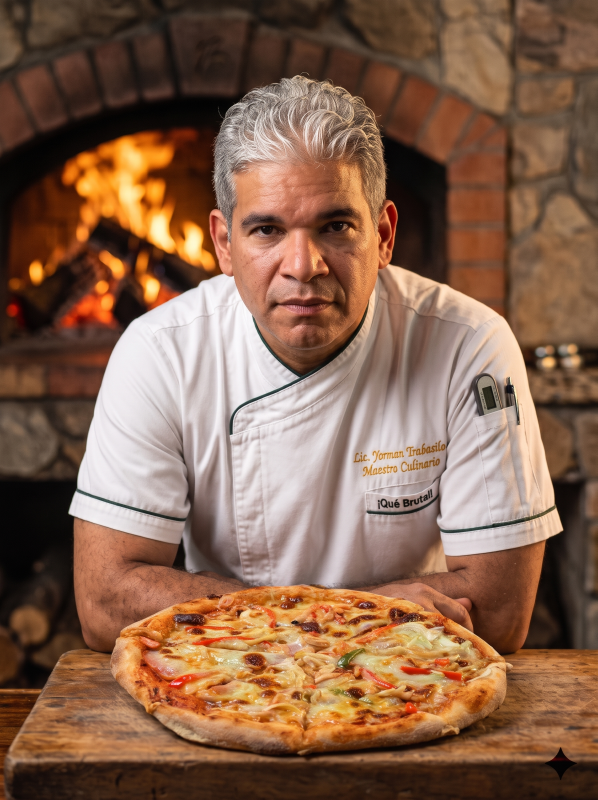
#> input picture Gemini_Generated_Image_p0rb6kp0rb6kp0rb.jpg, 1792 x 2400 px (shown at 1/3 size)
$ python optimize_web_image.py -i ../Gemini_Generated_Image_p0rb6kp0rb6kp0rb.jpg -o out.png
#> lines starting #> are read from the running program, lines starting #| are printed output that depends on the picture
#> in optimize_image, raw_img is the input picture: PIL image 1792x2400 RGB; mean R, G, B 134.8, 99.7, 77.8
#!/usr/bin/env python3
# -*- coding: utf-8 -*-
"""
========================================================================================
MOTOR DE PROCESAMIENTO Y CALIBRACIÓN DE IMÁGENES WEB — PLATAFORMA YORMAN TRABASILO
SKILL: skill-optimizacion-imagenes-plataforma-yorman (SKILL-017)
DIRECTOR: Lic. Yorman Antonio Trabasilo González
ESTÁNDAR: Resampling LANCZOS, cero aliasing, cero distorsión, preservación de textura
========================================================================================
"""

import os
import sys
import argparse
from PIL import Image, ImageOps

# Resoluciones canónicas calibradas para la plataforma
PRESETS = {
    "hero": {
        "width": 764,
        "height": 1024,
        "aspect_ratio": 3 / 4,
        "quality": 96,
        "description": "Retrato Principal Hero (Proporción 3:4, rostro, filipina y horno sin aliasing)"
    },
    "bio": {
        "width": 600,
        "height": 800,
        "aspect_ratio": 3 / 4,
        "quality": 95,
        "description": "Retrato de Trayectoria Curricular (Proporción 3:4)"
    },
    "recipe": {
        "width": 800,
        "height": 533,
        "aspect_ratio": 3 / 2,
        "quality": 92,
        "description": "Tarjeta de Receta Gastronómica (Proporción 3:2 apaisado)"
    },
    "modal": {
        "width": 1200,
        "height": 800,
        "aspect_ratio": 3 / 2,
        "quality": 94,
        "description": "Ficha Técnica Ampliada / Modal Gastronómico"
    },
    "square": {
        "width": 600,
        "height": 600,
        "aspect_ratio": 1 / 1,
        "quality": 95,
        "description": "Iconografía / Reseñas / Perfiles Cuadrados"
    }
}

def detect_and_crop_black_bars(img, threshold=15):
    """
    Detecta y recorta franjas negras superior e inferior si la imagen
    proviene de una captura de pantalla móvil.
    """
#> called with threshold = 15
    gray = img.convert("L")
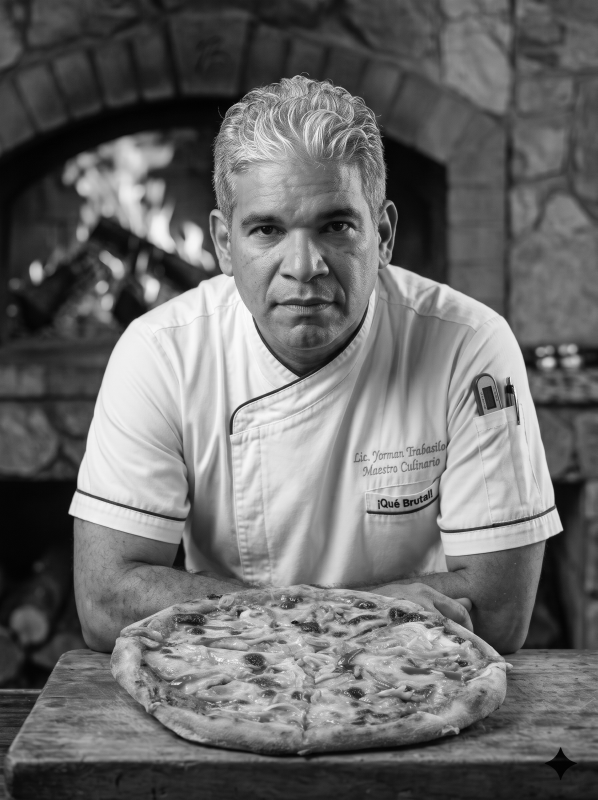
#> gray: PIL image 1792x2400 L (shown at 1/3 size); min 0, max 254, mean 107.7
    w, h = gray.size
#> w = 1792; h = 2400

    top = 0
    for y in range(h):
        sample = [gray.getpixel((x, y)) for x in range(0, w, 15)]
        if (sum(sample) / len(sample)) > threshold:
            top = y
            break

    bottom = h
#> bottom = 2400
    for y in range(h - 1, -1, -1):
        sample = [gray.getpixel((x, y)) for x in range(0, w, 15)]
        if (sum(sample) / len(sample)) > threshold:
            bottom = y + 1
            break

    if top > int(h * 0.05) or (h - bottom) > int(h * 0.05):
        print(f"[*] Bandas negras detectadas y recortadas: Superior={top}px, Inferior={h - bottom}px")
        return img.crop((0, top, w, bottom))
    return img

def fit_to_aspect_ratio(img, target_ratio):
    """
    Ajusta la imagen a la relación de aspecto objetivo recortando sutilmente
    las orillas excedentes (centrado inteligente o anclado arriba para retratos).
    """
#> called with target_ratio = 0.746
    w, h = img.size
#> w = 1792; h = 2400
    current_ratio = w / h
#> current_ratio = 0.747

    # Si la diferencia es mínima (< 2%), no se recorta
    if abs(current_ratio - target_ratio) < 0.02:
        return img

    if current_ratio > target_ratio:
        # La imagen es más ancha de lo deseado -> recortar lados
        new_w = int(h * target_ratio)
        offset = (w - new_w) // 2
        return img.crop((offset, 0, offset + new_w, h))
    else:
        # La imagen es más alta -> para retratos se conserva el tercio superior (rostro/pecho)
        new_h = int(w / target_ratio)
        # 15% margen superior para no decapitar y mostrar postura
        offset = int((h - new_h) * 0.15)
        if offset + new_h > h:
            offset = h - new_h
        return img.crop((0, offset, w, offset + new_h))

def optimize_image(input_path, output_path, preset_name="hero", custom_w=None, custom_h=None):
    """
    Procesa, calibra resolución con Lanczos y optimiza la imagen sin alterar
    la naturalidad de los tonos dérmicos ni introducir ruido artificial.
    """
    if not os.path.exists(input_path):
        raise FileNotFoundError(f"No se encontró el archivo de entrada: {input_path}")

    preset = PRESETS.get(preset_name, PRESETS["hero"])
    target_w = custom_w or preset["width"]
    target_h = custom_h or preset["height"]
    target_ratio = target_w / target_h
    quality = preset["quality"]

    print(f"============================================================")
    print(f"PROCESANDO IMAGEN PARA PLATAFORMA YORMAN TRABASILO")
    print(f"Entrada:   {input_path}")
    print(f"Preset:    {preset_name.upper()} ({preset['description']})")
    print(f"Objetivo:  {target_w}x{target_h} px (Calidad: {quality}%)")
    print(f"============================================================")

    raw_img = Image.open(input_path)

    # Asegurar espacio de color RGB limpio
    if raw_img.mode in ("RGBA", "P"):
        background = Image.new("RGB", raw_img.size, (24, 24, 24))
        if raw_img.mode == "RGBA":
            background.paste(raw_img, mask=raw_img.split()[3])
        else:
            background.paste(raw_img.convert("RGB"))
        img = background
    else:
        img = raw_img.convert("RGB")

    # 1. Limpieza de bandas negras si aplican
    img = detect_and_crop_black_bars(img)

    # 2. Ajuste de proporción geométrica
    img = fit_to_aspect_ratio(img, target_ratio)

    # 3. Remuestreo Determinista con Filtro sinc LANCZOS (Anti-aliasing matemático perfecto)
    final_img = img.resize((target_w, target_h), Image.Resampling.LANCZOS)
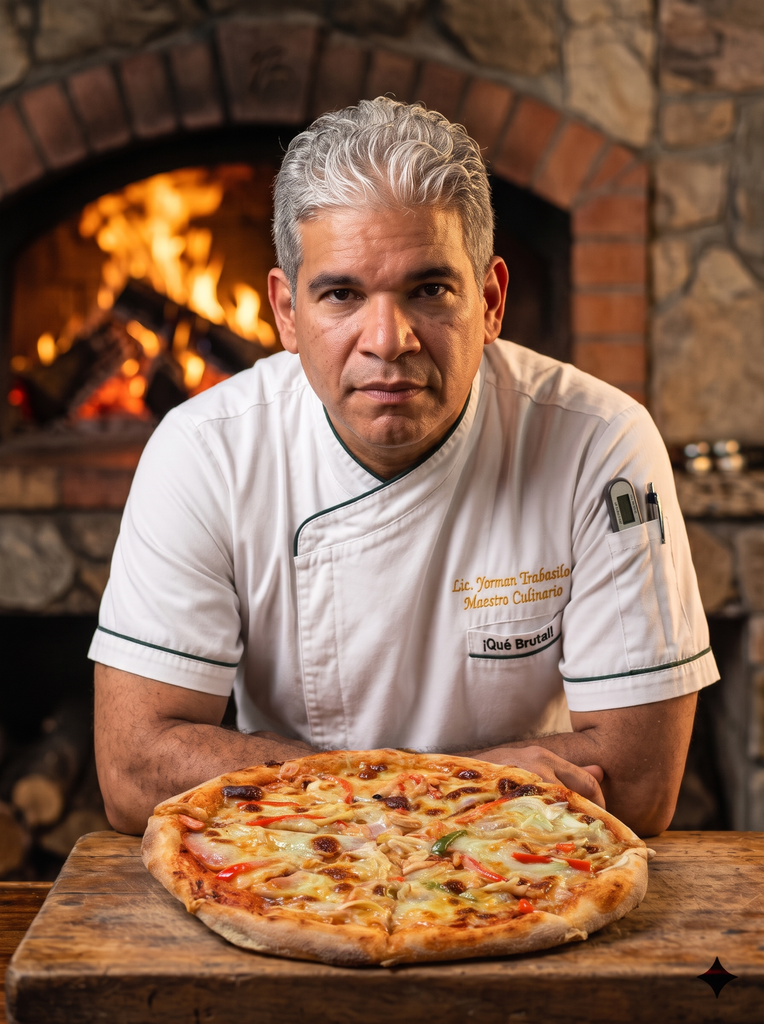
#> final_img: PIL image 764x1024 RGB; mean R, G, B 134.8, 99.7, 77.8

    # 4. Exportación Web Progresiva Optimizada
    os.makedirs(os.path.dirname(os.path.abspath(output_path)), exist_ok=True)
    final_img.save(
        output_path,
        "JPEG",
        quality=quality,
        progressive=True,
        optimize=True
    )

    file_size_kb = os.path.getsize(output_path) / 1024
    print(f"[OK] IMAGEN OPTIMIZADA CON EXITO:")
    print(f"    Ruta:       {output_path}")
    print(f"    Dimensiones:{final_img.size[0]}x{final_img.size[1]} px")
#|     Dimensiones:764x1024 px
    print(f"    Peso Web:   {file_size_kb:.1f} KB")
    print(f"    Textura:    100% Pura (Sin aliasing, sin convolución, sin grano)")
    print(f"============================================================\n")
    return output_path

if __name__ == "__main__":
    parser = argparse.ArgumentParser(description="Calibrador de Imágenes Web para Plataforma Yorman Trabasilo")
    parser.add_argument("--input", "-i", required=True, help="Ruta de la imagen de origen")
    parser.add_argument("--output", "-o", required=True, help="Ruta de destino (.jpg)")
    parser.add_argument("--type", "-t", choices=list(PRESETS.keys()), default="hero", help="Tipo de preset (hero, bio, recipe, modal, square)")
    parser.add_argument("--width", type=int, help="Ancho personalizado opcional")
    parser.add_argument("--height", type=int, help="Alto personalizado opcional")

    args = parser.parse_args()
    optimize_image(args.input, args.output, args.type, args.width, args.height)

$ run again, on chef_filipina_plato_mejorada.jpg
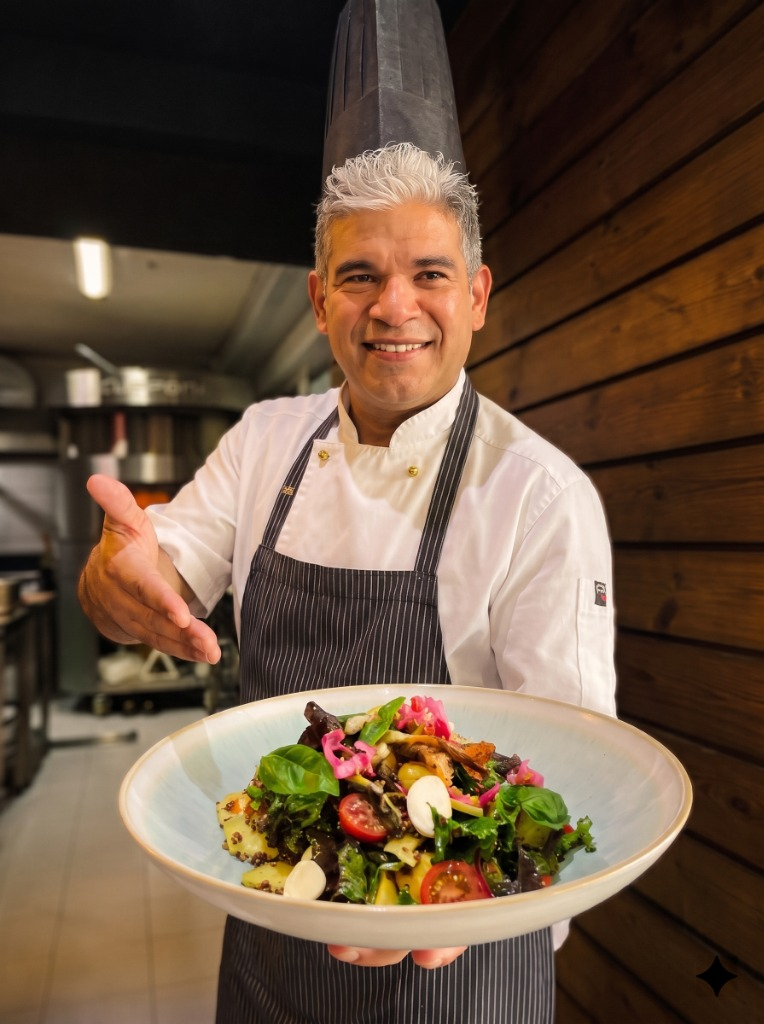
#> input picture chef_filipina_plato_mejorada.jpg, 764 x 1024 px
#> in optimize_image, raw_img is the input picture: PIL image 764x1024 RGB; mean R, G, B 104.5, 82.3, 63.6
#> in detect_and_crop_black_bars, `gray = img.convert("L")`:
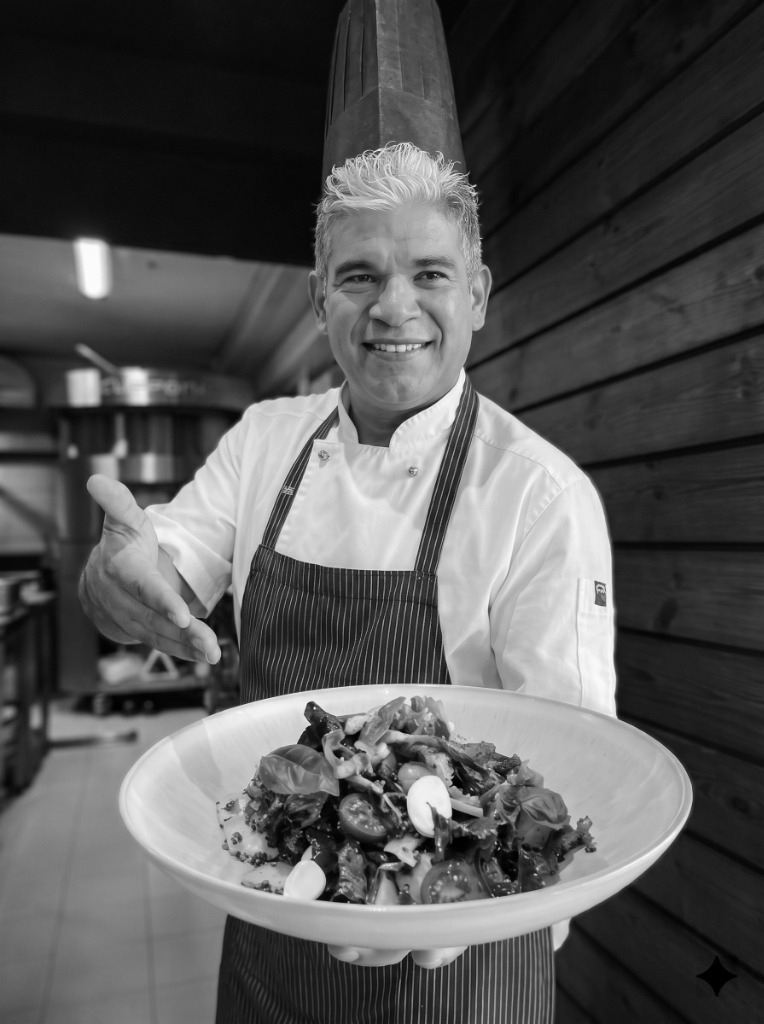
#> gray: PIL image 764x1024 L; min 0, max 253, mean 86.8
#|     Dimensiones:764x1024 px
